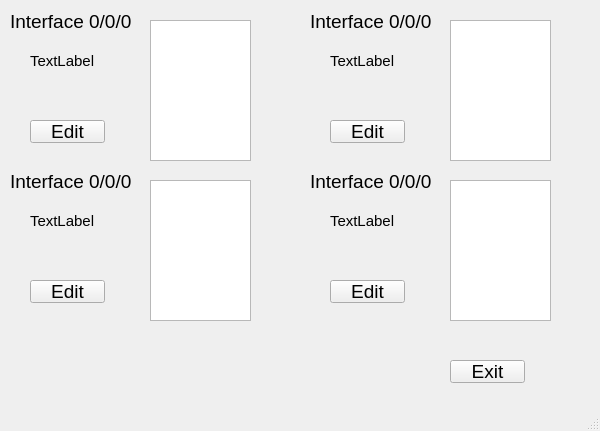
<?xml version="1.0" encoding="UTF-8"?>
<ui version="4.0">
 <class>switchInterfaces</class>
 <widget class="QMainWindow" name="switchInterfaces">
  <property name="geometry">
   <rect>
    <x>0</x>
    <y>0</y>
    <width>600</width>
    <height>431</height>
   </rect>
  </property>
  <property name="minimumSize">
   <size>
    <width>0</width>
    <height>0</height>
   </size>
  </property>
  <property name="maximumSize">
   <size>
    <width>1000</width>
    <height>1080</height>
   </size>
  </property>
  <property name="windowTitle">
   <string>MainWindow</string>
  </property>
  <widget class="QWidget" name="centralwidget">
   <widget class="QPushButton" name="exit">
    <property name="geometry">
     <rect>
      <x>450</x>
      <y>360</y>
      <width>75</width>
      <height>23</height>
     </rect>
    </property>
    <property name="font">
     <font>
      <pointsize>14</pointsize>
     </font>
    </property>
    <property name="text">
     <string>Exit</string>
    </property>
   </widget>
   <widget class="QLabel" name="int0NameLabel">
    <property name="geometry">
     <rect>
      <x>10</x>
      <y>10</y>
      <width>131</width>
      <height>23</height>
     </rect>
    </property>
    <property name="sizePolicy">
     <sizepolicy hsizetype="MinimumExpanding" vsizetype="MinimumExpanding">
      <horstretch>0</horstretch>
      <verstretch>0</verstretch>
     </sizepolicy>
    </property>
    <property name="font">
     <font>
      <pointsize>14</pointsize>
     </font>
    </property>
    <property name="text">
     <string>Interface 0/0/0</string>
    </property>
   </widget>
   <widget class="QListWidget" name="int0List">
    <property name="geometry">
     <rect>
      <x>150</x>
      <y>20</y>
      <width>101</width>
      <height>141</height>
     </rect>
    </property>
   </widget>
   <widget class="QListWidget" name="int1List">
    <property name="geometry">
     <rect>
      <x>150</x>
      <y>180</y>
      <width>101</width>
      <height>141</height>
     </rect>
    </property>
   </widget>
   <widget class="QListWidget" name="int2List">
    <property name="geometry">
     <rect>
      <x>450</x>
      <y>20</y>
      <width>101</width>
      <height>141</height>
     </rect>
    </property>
   </widget>
   <widget class="QListWidget" name="int3List">
    <property name="geometry">
     <rect>
      <x>450</x>
      <y>180</y>
      <width>101</width>
      <height>141</height>
     </rect>
    </property>
   </widget>
   <widget class="QLabel" name="int0ModeLabel">
    <property name="geometry">
     <rect>
      <x>30</x>
      <y>50</y>
      <width>71</width>
      <height>21</height>
     </rect>
    </property>
    <property name="font">
     <font>
      <pointsize>11</pointsize>
     </font>
    </property>
    <property name="text">
     <string>TextLabel</string>
    </property>
   </widget>
   <widget class="QLabel" name="int1ModeLabel">
    <property name="geometry">
     <rect>
      <x>30</x>
      <y>210</y>
      <width>71</width>
      <height>21</height>
     </rect>
    </property>
    <property name="font">
     <font>
      <pointsize>11</pointsize>
     </font>
    </property>
    <property name="text">
     <string>TextLabel</string>
    </property>
   </widget>
   <widget class="QLabel" name="int2ModeLabel">
    <property name="geometry">
     <rect>
      <x>330</x>
      <y>50</y>
      <width>71</width>
      <height>21</height>
     </rect>
    </property>
    <property name="font">
     <font>
      <pointsize>11</pointsize>
     </font>
    </property>
    <property name="text">
     <string>TextLabel</string>
    </property>
   </widget>
   <widget class="QLabel" name="int3ModeLabel">
    <property name="geometry">
     <rect>
      <x>330</x>
      <y>210</y>
      <width>71</width>
      <height>21</height>
     </rect>
    </property>
    <property name="font">
     <font>
      <pointsize>11</pointsize>
     </font>
    </property>
    <property name="text">
     <string>TextLabel</string>
    </property>
   </widget>
   <widget class="QLabel" name="int1NameLabel">
    <property name="geometry">
     <rect>
      <x>10</x>
      <y>170</y>
      <width>131</width>
      <height>23</height>
     </rect>
    </property>
    <property name="sizePolicy">
     <sizepolicy hsizetype="MinimumExpanding" vsizetype="MinimumExpanding">
      <horstretch>0</horstretch>
      <verstretch>0</verstretch>
     </sizepolicy>
    </property>
    <property name="font">
     <font>
      <pointsize>14</pointsize>
     </font>
    </property>
    <property name="text">
     <string>Interface 0/0/0</string>
    </property>
   </widget>
   <widget class="QLabel" name="int2NameLabel">
    <property name="geometry">
     <rect>
      <x>310</x>
      <y>10</y>
      <width>131</width>
      <height>23</height>
     </rect>
    </property>
    <property name="sizePolicy">
     <sizepolicy hsizetype="MinimumExpanding" vsizetype="MinimumExpanding">
      <horstretch>0</horstretch>
      <verstretch>0</verstretch>
     </sizepolicy>
    </property>
    <property name="font">
     <font>
      <pointsize>14</pointsize>
     </font>
    </property>
    <property name="text">
     <string>Interface 0/0/0</string>
    </property>
   </widget>
   <widget class="QLabel" name="int3NameLabel">
    <property name="geometry">
     <rect>
      <x>310</x>
      <y>170</y>
      <width>131</width>
      <height>23</height>
     </rect>
    </property>
    <property name="sizePolicy">
     <sizepolicy hsizetype="MinimumExpanding" vsizetype="MinimumExpanding">
      <horstretch>0</horstretch>
      <verstretch>0</verstretch>
     </sizepolicy>
    </property>
    <property name="font">
     <font>
      <pointsize>14</pointsize>
     </font>
    </property>
    <property name="text">
     <string>Interface 0/0/0</string>
    </property>
   </widget>
   <widget class="QPushButton" name="int0Edit">
    <property name="geometry">
     <rect>
      <x>30</x>
      <y>120</y>
      <width>75</width>
      <height>23</height>
     </rect>
    </property>
    <property name="font">
     <font>
      <pointsize>14</pointsize>
     </font>
    </property>
    <property name="text">
     <string>Edit</string>
    </property>
   </widget>
   <widget class="QPushButton" name="int1Edit">
    <property name="geometry">
     <rect>
      <x>30</x>
      <y>280</y>
      <width>75</width>
      <height>23</height>
     </rect>
    </property>
    <property name="font">
     <font>
      <pointsize>14</pointsize>
     </font>
    </property>
    <property name="text">
     <string>Edit</string>
    </property>
   </widget>
   <widget class="QPushButton" name="int2Edit">
    <property name="geometry">
     <rect>
      <x>330</x>
      <y>120</y>
      <width>75</width>
      <height>23</height>
     </rect>
    </property>
    <property name="font">
     <font>
      <pointsize>14</pointsize>
     </font>
    </property>
    <property name="text">
     <string>Edit</string>
    </property>
   </widget>
   <widget class="QPushButton" name="int3Edit">
    <property name="geometry">
     <rect>
      <x>330</x>
      <y>280</y>
      <width>75</width>
      <height>23</height>
     </rect>
    </property>
    <property name="font">
     <font>
      <pointsize>14</pointsize>
     </font>
    </property>
    <property name="text">
     <string>Edit</string>
    </property>
   </widget>
  </widget>
  <widget class="QMenuBar" name="menubar">
   <property name="geometry">
    <rect>
     <x>0</x>
     <y>0</y>
     <width>600</width>
     <height>21</height>
    </rect>
   </property>
  </widget>
  <widget class="QStatusBar" name="statusbar"/>
 </widget>
 <resources/>
 <connections/>
</ui>
